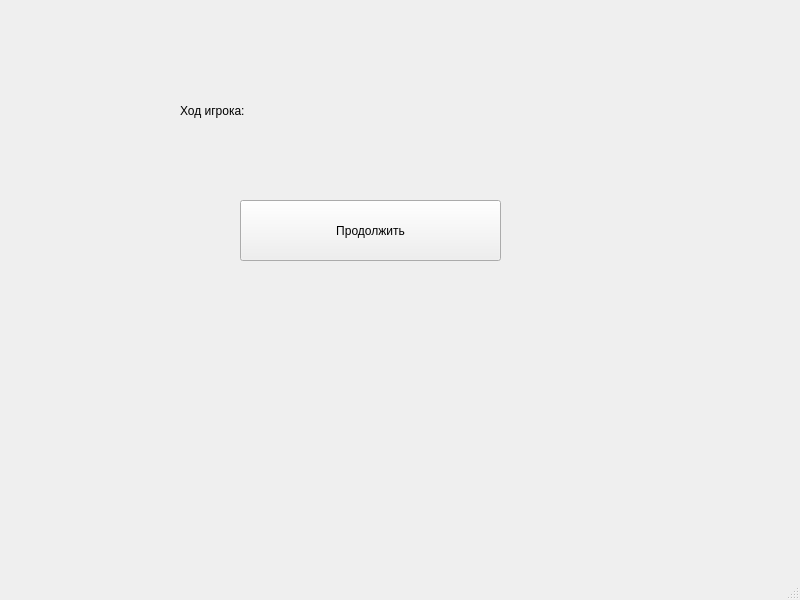
<?xml version="1.0" encoding="UTF-8"?>
<ui version="4.0">
 <class>MainWindow</class>
 <widget class="QMainWindow" name="MainWindow">
  <property name="geometry">
   <rect>
    <x>0</x>
    <y>0</y>
    <width>800</width>
    <height>600</height>
   </rect>
  </property>
  <property name="windowTitle">
   <string>MainWindow</string>
  </property>
  <widget class="QWidget" name="centralwidget">
   <widget class="QLabel" name="lbl_player">
    <property name="geometry">
     <rect>
      <x>180</x>
      <y>50</y>
      <width>221</width>
      <height>121</height>
     </rect>
    </property>
    <property name="text">
     <string>Ход игрока:</string>
    </property>
   </widget>
   <widget class="QPushButton" name="b_resume">
    <property name="geometry">
     <rect>
      <x>240</x>
      <y>200</y>
      <width>261</width>
      <height>61</height>
     </rect>
    </property>
    <property name="text">
     <string>Продолжить</string>
    </property>
   </widget>
   <widget class="QLabel" name="lbl_name">
    <property name="geometry">
     <rect>
      <x>400</x>
      <y>80</y>
      <width>321</width>
      <height>61</height>
     </rect>
    </property>
    <property name="text">
     <string/>
    </property>
   </widget>
   <widget class="QLabel" name="lbl_back_pic">
    <property name="geometry">
     <rect>
      <x>0</x>
      <y>0</y>
      <width>801</width>
      <height>571</height>
     </rect>
    </property>
    <property name="text">
     <string/>
    </property>
   </widget>
   <zorder>lbl_back_pic</zorder>
   <zorder>lbl_player</zorder>
   <zorder>b_resume</zorder>
   <zorder>lbl_name</zorder>
  </widget>
  <widget class="QMenuBar" name="menubar">
   <property name="geometry">
    <rect>
     <x>0</x>
     <y>0</y>
     <width>800</width>
     <height>21</height>
    </rect>
   </property>
  </widget>
  <widget class="QStatusBar" name="statusbar"/>
 </widget>
 <resources/>
 <connections/>
</ui>
